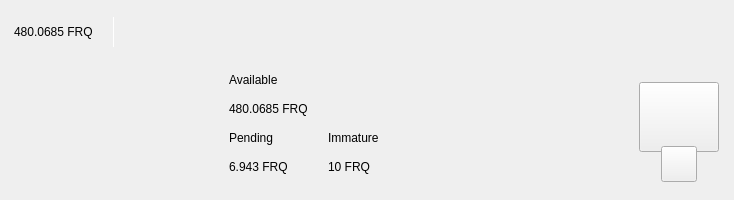
<?xml version="1.0" encoding="UTF-8"?>
<ui version="4.0">
 <class>TopBar</class>
 <widget class="QWidget" name="TopBar">
  <property name="geometry">
   <rect>
    <x>0</x>
    <y>0</y>
    <width>734</width>
    <height>200</height>
   </rect>
  </property>
  <property name="minimumSize">
   <size>
    <width>0</width>
    <height>200</height>
   </size>
  </property>
  <property name="maximumSize">
   <size>
    <width>16777215</width>
    <height>200</height>
   </size>
  </property>
  <property name="windowTitle">
   <string>Form</string>
  </property>
  <layout class="QVBoxLayout" name="verticalLayout_10" stretch="0">
   <property name="spacing">
    <number>0</number>
   </property>
   <property name="leftMargin">
    <number>0</number>
   </property>
   <property name="topMargin">
    <number>0</number>
   </property>
   <property name="rightMargin">
    <number>0</number>
   </property>
   <property name="bottomMargin">
    <number>0</number>
   </property>
   <item>
    <widget class="PFBorderImage" name="containerTop">
     <layout class="QVBoxLayout" name="verticalLayout_11">
      <property name="spacing">
       <number>0</number>
      </property>
      <property name="leftMargin">
       <number>0</number>
      </property>
      <property name="topMargin">
       <number>0</number>
      </property>
      <property name="rightMargin">
       <number>0</number>
      </property>
      <property name="bottomMargin">
       <number>0</number>
      </property>
      <item>
       <widget class="QWidget" name="top_container_2" native="true">
        <property name="minimumSize">
         <size>
          <width>0</width>
          <height>65</height>
         </size>
        </property>
        <layout class="QHBoxLayout" name="top_container">
         <property name="spacing">
          <number>0</number>
         </property>
         <property name="leftMargin">
          <number>14</number>
         </property>
         <property name="topMargin">
          <number>0</number>
         </property>
         <property name="rightMargin">
          <number>14</number>
         </property>
         <property name="bottomMargin">
          <number>0</number>
         </property>
         <item alignment="Qt::AlignVCenter">
          <widget class="QWidget" name="widgetTopAmount" native="true">
           <property name="sizePolicy">
            <sizepolicy hsizetype="Preferred" vsizetype="Maximum">
             <horstretch>0</horstretch>
             <verstretch>0</verstretch>
            </sizepolicy>
           </property>
           <layout class="QHBoxLayout" name="horizontalLayout_5">
            <property name="spacing">
             <number>0</number>
            </property>
            <property name="leftMargin">
             <number>0</number>
            </property>
            <property name="topMargin">
             <number>0</number>
            </property>
            <property name="rightMargin">
             <number>0</number>
            </property>
            <property name="bottomMargin">
             <number>0</number>
            </property>
            <item alignment="Qt::AlignTop">
             <widget class="QLabel" name="labelAmountTopPiv">
              <property name="minimumSize">
               <size>
                <width>0</width>
                <height>36</height>
               </size>
              </property>
              <property name="styleSheet">
               <string notr="true">padding:0px;margin:0px;</string>
              </property>
              <property name="text">
               <string>480.0685 FRQ</string>
              </property>
             </widget>
            </item>
            <item>
             <spacer name="horizontalSpacer_11">
              <property name="orientation">
               <enum>Qt::Horizontal</enum>
              </property>
              <property name="sizeType">
               <enum>QSizePolicy::Fixed</enum>
              </property>
              <property name="sizeHint" stdset="0">
               <size>
                <width>20</width>
                <height>20</height>
               </size>
              </property>
             </spacer>
            </item>
            <item alignment="Qt::AlignVCenter">
             <widget class="QLabel" name="label_16">
              <property name="minimumSize">
               <size>
                <width>1</width>
                <height>30</height>
               </size>
              </property>
              <property name="maximumSize">
               <size>
                <width>1</width>
                <height>30</height>
               </size>
              </property>
              <property name="styleSheet">
               <string notr="true">background-color:white;
padding:0px;
border:none;</string>
              </property>
              <property name="text">
               <string/>
              </property>
             </widget>
            </item>
            <item>
             <spacer name="horizontalSpacer_12">
              <property name="orientation">
               <enum>Qt::Horizontal</enum>
              </property>
              <property name="sizeType">
               <enum>QSizePolicy::Fixed</enum>
              </property>
              <property name="sizeHint" stdset="0">
               <size>
                <width>20</width>
                <height>20</height>
               </size>
              </property>
             </spacer>
            </item>
           </layout>
          </widget>
         </item>
         <item>
          <spacer name="horizontalSpacer">
           <property name="orientation">
            <enum>Qt::Horizontal</enum>
           </property>
           <property name="sizeHint" stdset="0">
            <size>
             <width>40</width>
             <height>20</height>
            </size>
           </property>
          </spacer>
         </item>
         <item>
          <layout class="QHBoxLayout" name="horizontalLayout_4">
           <property name="spacing">
            <number>12</number>
           </property>
           <property name="rightMargin">
            <number>0</number>
           </property>
           <item alignment="Qt::AlignRight">
            <widget class="QWidget" name="layoutSync" native="true">
             <property name="minimumSize">
              <size>
               <width>0</width>
               <height>36</height>
              </size>
             </property>
             <property name="maximumSize">
              <size>
               <width>16777215</width>
               <height>36</height>
              </size>
             </property>
             <layout class="QVBoxLayout" name="verticalLayout_9">
              <property name="leftMargin">
               <number>0</number>
              </property>
              <property name="topMargin">
               <number>0</number>
              </property>
              <property name="rightMargin">
               <number>0</number>
              </property>
              <property name="bottomMargin">
               <number>0</number>
              </property>
              <item>
               <widget class="ExpandableButton" name="pushButtonSync" native="true">
                <property name="minimumSize">
                 <size>
                  <width>36</width>
                  <height>36</height>
                 </size>
                </property>
                <property name="maximumSize">
                 <size>
                  <width>16777215</width>
                  <height>36</height>
                 </size>
                </property>
               </widget>
              </item>
             </layout>
            </widget>
           </item>
           <item>
            <widget class="ExpandableButton" name="pushButtonMint" native="true">
             <property name="minimumSize">
              <size>
               <width>36</width>
               <height>36</height>
              </size>
             </property>
            </widget>
           </item>
           <item>
            <widget class="ExpandableButton" name="pushButtonStack" native="true">
             <property name="minimumSize">
              <size>
               <width>36</width>
               <height>36</height>
              </size>
             </property>
            </widget>
           </item>
           <item>
            <widget class="ExpandableButton" name="pushButtonColdStaking" native="true">
             <property name="minimumSize">
              <size>
               <width>36</width>
               <height>36</height>
              </size>
             </property>
            </widget>
           </item>
           <item>
            <widget class="ExpandableButton" name="pushButtonConnection" native="true">
             <property name="minimumSize">
              <size>
               <width>36</width>
               <height>36</height>
              </size>
             </property>
            </widget>
           </item>
           <item>
            <widget class="ExpandableButton" name="pushButtonLock" native="true">
             <property name="sizePolicy">
              <sizepolicy hsizetype="Expanding" vsizetype="Expanding">
               <horstretch>0</horstretch>
               <verstretch>0</verstretch>
              </sizepolicy>
             </property>
             <property name="minimumSize">
              <size>
               <width>36</width>
               <height>0</height>
              </size>
             </property>
            </widget>
           </item>
           <item>
            <widget class="ExpandableButton" name="pushButtonTheme" native="true">
             <property name="minimumSize">
              <size>
               <width>36</width>
               <height>36</height>
              </size>
             </property>
             <property name="maximumSize">
              <size>
               <width>16777215</width>
               <height>36</height>
              </size>
             </property>
            </widget>
           </item>
           <item>
            <widget class="ExpandableButton" name="pushButtonFAQ" native="true">
             <property name="minimumSize">
              <size>
               <width>36</width>
               <height>36</height>
              </size>
             </property>
            </widget>
           </item>
          </layout>
         </item>
        </layout>
       </widget>
      </item>
      <item>
       <widget class="QWidget" name="bottom_container" native="true">
        <property name="minimumSize">
         <size>
          <width>0</width>
          <height>135</height>
         </size>
        </property>
        <layout class="QHBoxLayout" name="botton_container">
         <property name="leftMargin">
          <number>10</number>
         </property>
         <property name="topMargin">
          <number>0</number>
         </property>
         <property name="rightMargin">
          <number>10</number>
         </property>
         <property name="bottomMargin">
          <number>10</number>
         </property>
         <item>
          <spacer name="horizontalSpacer_4">
           <property name="orientation">
            <enum>Qt::Horizontal</enum>
           </property>
           <property name="sizeHint" stdset="0">
            <size>
             <width>40</width>
             <height>20</height>
            </size>
           </property>
          </spacer>
         </item>
         <item>
          <layout class="QHBoxLayout" name="horizontalLayout_3">
           <property name="bottomMargin">
            <number>9</number>
           </property>
           <item>
            <layout class="QVBoxLayout" name="verticalLayout_7">
             <property name="spacing">
              <number>0</number>
             </property>
             <property name="leftMargin">
              <number>0</number>
             </property>
             <property name="rightMargin">
              <number>30</number>
             </property>
             <item>
              <layout class="QVBoxLayout" name="verticalLayout_2">
               <item>
                <widget class="QLabel" name="labelTitle1">
                 <property name="text">
                  <string>Available</string>
                 </property>
                </widget>
               </item>
               <item>
                <widget class="QLabel" name="labelAmountPiv">
                 <property name="text">
                  <string>480.0685 FRQ</string>
                 </property>
                </widget>
               </item>
              </layout>
             </item>
             <item>
              <layout class="QHBoxLayout" name="horizontalLayout_2">
               <property name="spacing">
                <number>0</number>
               </property>
               <item>
                <layout class="QVBoxLayout" name="verticalLayout_3">
                 <item>
                  <widget class="QLabel" name="labelTitle3">
                   <property name="text">
                    <string>Pending</string>
                   </property>
                  </widget>
                 </item>
                 <item>
                  <widget class="QLabel" name="labelPendingPiv">
                   <property name="text">
                    <string>6.943 FRQ</string>
                   </property>
                  </widget>
                 </item>
                </layout>
               </item>
               <item>
                <spacer name="horizontalSpacer_3">
                 <property name="orientation">
                  <enum>Qt::Horizontal</enum>
                 </property>
                 <property name="sizeType">
                  <enum>QSizePolicy::Fixed</enum>
                 </property>
                 <property name="sizeHint" stdset="0">
                  <size>
                   <width>40</width>
                   <height>20</height>
                  </size>
                 </property>
                </spacer>
               </item>
               <item>
                <layout class="QVBoxLayout" name="verticalLayout_4">
                 <item>
                  <widget class="QLabel" name="labelTitle4">
                   <property name="text">
                    <string>Immature</string>
                   </property>
                  </widget>
                 </item>
                 <item>
                  <widget class="QLabel" name="labelImmaturePiv">
                   <property name="text">
                    <string>10 FRQ</string>
                   </property>
                  </widget>
                 </item>
                </layout>
               </item>
              </layout>
             </item>
            </layout>
           </item>
          </layout>
         </item>
         <item>
          <spacer name="horizontalSpacer_2">
           <property name="orientation">
            <enum>Qt::Horizontal</enum>
           </property>
           <property name="sizeHint" stdset="0">
            <size>
             <width>40</width>
             <height>20</height>
            </size>
           </property>
          </spacer>
         </item>
         <item alignment="Qt::AlignHCenter|Qt::AlignVCenter">
          <widget class="QWidget" name="qrContainer" native="true">
           <property name="sizePolicy">
            <sizepolicy hsizetype="Preferred" vsizetype="Minimum">
             <horstretch>0</horstretch>
             <verstretch>0</verstretch>
            </sizepolicy>
           </property>
           <property name="minimumSize">
            <size>
             <width>90</width>
             <height>110</height>
            </size>
           </property>
           <property name="maximumSize">
            <size>
             <width>90</width>
             <height>110</height>
            </size>
           </property>
           <layout class="QVBoxLayout" name="containerQR">
            <property name="spacing">
             <number>0</number>
            </property>
            <property name="leftMargin">
             <number>5</number>
            </property>
            <property name="topMargin">
             <number>10</number>
            </property>
            <property name="rightMargin">
             <number>5</number>
            </property>
            <property name="bottomMargin">
             <number>0</number>
            </property>
            <item>
             <widget class="QPushButton" name="btnQr">
              <property name="minimumSize">
               <size>
                <width>70</width>
                <height>70</height>
               </size>
              </property>
              <property name="maximumSize">
               <size>
                <width>16777215</width>
                <height>70</height>
               </size>
              </property>
              <property name="focusPolicy">
               <enum>Qt::NoFocus</enum>
              </property>
              <property name="text">
               <string/>
              </property>
              <property name="iconSize">
               <size>
                <width>70</width>
                <height>70</height>
               </size>
              </property>
             </widget>
            </item>
            <item>
             <spacer name="verticalSpacer">
              <property name="orientation">
               <enum>Qt::Vertical</enum>
              </property>
              <property name="sizeType">
               <enum>QSizePolicy::Fixed</enum>
              </property>
              <property name="sizeHint" stdset="0">
               <size>
                <width>20</width>
                <height>20</height>
               </size>
              </property>
             </spacer>
            </item>
            <item alignment="Qt::AlignHCenter|Qt::AlignBottom">
             <widget class="QPushButton" name="pushButtonQR">
              <property name="minimumSize">
               <size>
                <width>36</width>
                <height>36</height>
               </size>
              </property>
              <property name="maximumSize">
               <size>
                <width>36</width>
                <height>36</height>
               </size>
              </property>
              <property name="focusPolicy">
               <enum>Qt::NoFocus</enum>
              </property>
              <property name="text">
               <string/>
              </property>
             </widget>
            </item>
           </layout>
          </widget>
         </item>
        </layout>
       </widget>
      </item>
     </layout>
    </widget>
   </item>
  </layout>
 </widget>
 <customwidgets>
  <customwidget>
   <class>ExpandableButton</class>
   <extends>QWidget</extends>
   <header>qt/frequency/expandablebutton.h</header>
   <container>1</container>
  </customwidget>
  <customwidget>
   <class>PFBorderImage</class>
   <extends>QFrame</extends>
   <header>qt/frequency/pfborderimage.h</header>
   <container>1</container>
  </customwidget>
 </customwidgets>
 <resources/>
 <connections/>
</ui>
